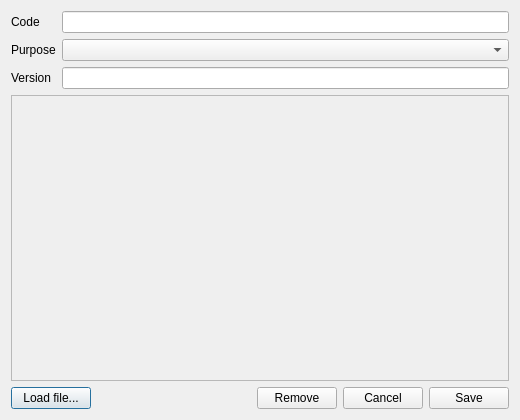
<?xml version="1.0" encoding="UTF-8"?>
<ui version="4.0">
 <class>REImage</class>
 <widget class="QDialog" name="REImage">
  <property name="geometry">
   <rect>
    <x>0</x>
    <y>0</y>
    <width>520</width>
    <height>420</height>
   </rect>
  </property>
  <property name="windowTitle">
   <string>Image</string>
  </property>
  <layout class="QGridLayout" name="gridLayout">
   <item row="0" column="0">
    <widget class="QLabel" name="label">
     <property name="text">
      <string>Code</string>
     </property>
    </widget>
   </item>
   <item row="0" column="1">
    <widget class="EQLineEdit" name="leCode">
     <property name="readOnly">
      <bool>true</bool>
     </property>
     <property name="Field" stdset="0">
      <string>f_id</string>
     </property>
     <property name="PrimaryKey" stdset="0">
      <bool>true</bool>
     </property>
    </widget>
   </item>
   <item row="1" column="0">
    <widget class="QLabel" name="label_2">
     <property name="text">
      <string>Purpose</string>
     </property>
    </widget>
   </item>
   <item row="1" column="1">
    <widget class="EQComboBox" name="cbPurpose">
     <property name="Field" stdset="0">
      <string>f_purpose</string>
     </property>
    </widget>
   </item>
   <item row="2" column="0">
    <widget class="QLabel" name="label_3">
     <property name="text">
      <string>Version</string>
     </property>
    </widget>
   </item>
   <item row="2" column="1">
    <widget class="EQLineEdit" name="leVersion">
     <property name="readOnly">
      <bool>true</bool>
     </property>
     <property name="Field" stdset="0">
      <string>f_version</string>
     </property>
    </widget>
   </item>
   <item row="3" column="0" colspan="2">
    <widget class="QLabel" name="lbPreview">
     <property name="minimumSize">
      <size>
       <width>0</width>
       <height>240</height>
      </size>
     </property>
     <property name="frameShape">
      <enum>QFrame::StyledPanel</enum>
     </property>
     <property name="alignment">
      <set>Qt::AlignCenter</set>
     </property>
     <property name="scaledContents">
      <bool>false</bool>
     </property>
    </widget>
   </item>
   <item row="4" column="0" colspan="2">
    <layout class="QHBoxLayout" name="horizontalLayout">
     <item>
      <widget class="QPushButton" name="btnLoad">
       <property name="text">
        <string>Load file...</string>
       </property>
      </widget>
     </item>
     <item>
      <spacer name="horizontalSpacer">
       <property name="orientation">
        <enum>Qt::Horizontal</enum>
       </property>
       <property name="sizeHint" stdset="0">
        <size>
         <width>40</width>
         <height>20</height>
        </size>
       </property>
      </spacer>
     </item>
     <item>
      <widget class="QPushButton" name="btnRemove">
       <property name="text">
        <string>Remove</string>
       </property>
      </widget>
     </item>
     <item>
      <widget class="QPushButton" name="btnCancel">
       <property name="text">
        <string>Cancel</string>
       </property>
      </widget>
     </item>
     <item>
      <widget class="QPushButton" name="btnOk">
       <property name="text">
        <string>Save</string>
       </property>
      </widget>
     </item>
    </layout>
   </item>
  </layout>
 </widget>
 <customwidgets>
  <customwidget>
   <class>EQLineEdit</class>
   <extends>QLineEdit</extends>
   <header>eqlineedit.h</header>
  </customwidget>
  <customwidget>
   <class>EQComboBox</class>
   <extends>QComboBox</extends>
   <header>eqcombobox.h</header>
  </customwidget>
 </customwidgets>
 <resources/>
 <connections/>
</ui>
